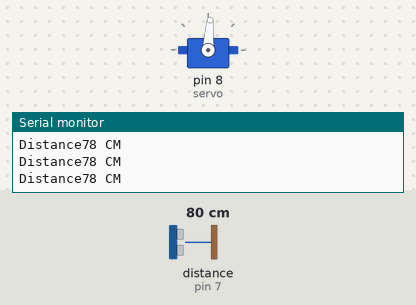
The sketch below on a simulated Arduino Uno, built with avr-gcc and run on an emulated ATmega328P. Shown: servo, the last lines printed to the serial monitor. Wiring (inferred from the names in the program): ultrasonic range finder: trigger pin 6; echo pin 7. Inputs (shaded band) come from the test bench; at power-on: distance to the obstacle (sensor on pin 7) 80 cm. The echo pulse lasts 58.3 µs per cm.

Above: at 1.2 s.
1.3 s: distance to the obstacle (sensor on pin 7) set to 12 cm
At 2.0 s:
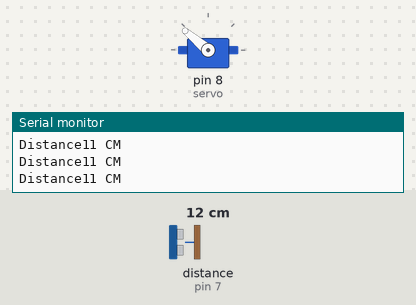
4.3 s: distance to the obstacle (sensor on pin 7) set to 9 cm
At 5.3 s:
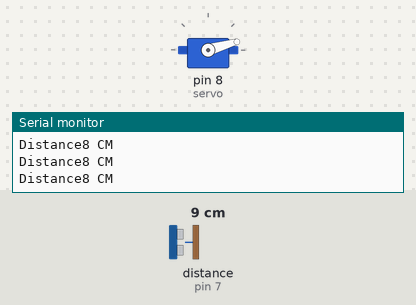
7.3 s: distance to the obstacle (sensor on pin 7) set to 120 cm
10.3 s: distance to the obstacle (sensor on pin 7) set to 250 cm
Timing chart, 0 to 14.3 s (numbered marks = the images above; inputs shaded):
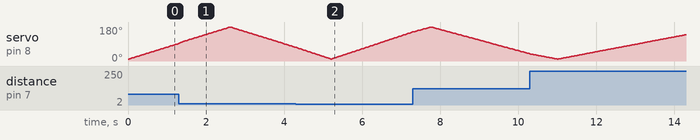

Measured:
- the behaviour switches between 11 and 10 cm on distance to the obstacle (sensor on pin 7) (found by bisection; images 1 and 2)

The sketch:

radar1.ino
```cpp
#include <Servo.h>
#define TrigPin 6
#define EchoPin 7
int angle = 10;
long duration;
int distance;
Servo servo;

void setup() {
  pinMode(TrigPin,OUTPUT);
  pinMode(EchoPin,INPUT);
  servo.attach(8);
  servo.write(angle);
  Serial.begin(9600);
  }

void loop() {

    for(angle = 10;angle < 180;angle++)
    {digitalWrite(TrigPin,LOW);
  delayMicroseconds(10);
   digitalWrite(TrigPin,HIGH);
   delayMicroseconds(10);
    digitalWrite(TrigPin,LOW);

    duration=pulseIn(EchoPin,HIGH);
    distance=duration*0.034/2;
    Serial.print("Distance");
    Serial.print(distance);
    Serial.print(" CM \n");
      servo.write(angle);
       delay(10);
    }
    for(angle = 180;angle > 10;angle--)
    {digitalWrite(TrigPin,LOW);
  delayMicroseconds(10);
   digitalWrite(TrigPin,HIGH);
   delayMicroseconds(10);
    digitalWrite(TrigPin,LOW);

    duration=pulseIn(EchoPin,HIGH);
    distance=duration*0.034/2;
    Serial.print("Distance");
    Serial.print(distance);
    Serial.print(" CM \n");
      servo.write(angle);
        delay(10);
    }

}
```
